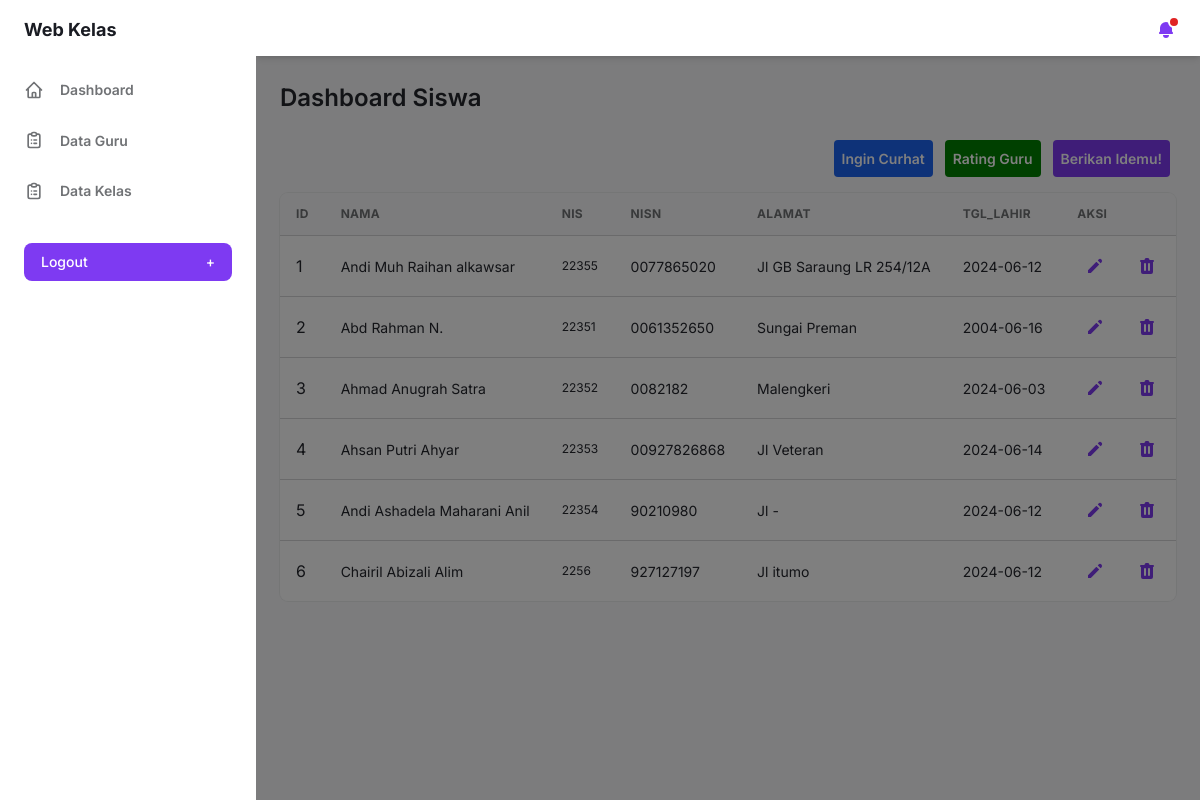
Page /webkelas/siswa_dashboard.php (signed in) on the committed database.
### tables this page shows
CREATE TABLE `siswa` (
  `id` int(11) NOT NULL,
  `nama` varchar(100) NOT NULL,
  `nis` varchar(100) NOT NULL,
  `nisn` varchar(100) NOT NULL,
  `alamat` varchar(100) NOT NULL,
  `tgl_lahir` date NOT NULL,
  `id_kelas` int(11) NOT NULL
);

### webkelas/siswa_dashboard.php (the view, shortened to what this page needs)
<!DOCTYPE html>
<html :class="{ 'theme-dark': false }" x-data="data()" lang="en">
<head>
    <?php require_once './views/header.php'; ?>
</head>
<body>
    <div class="flex h-screen bg-gray-50 dark:bg-gray-900" :class="{ 'overflow-hidden': isSideMenuOpen }">
        <?php require_once './views/sidebar.php'; ?>
        <div class="flex flex-col flex-1 w-full">
            <?php require_once './views/navbar.php'; ?>
            <main class="h-full pb-16 overflow-y-auto">
                <div class="container grid px-6 mx-auto">
                    <h2 class="my-6 text-2xl font-semibold text-gray-700 dark:text-gray-200">
                        Dashboard Siswa
                    </h2>
                    <div class="mb-4 text-sm font-semibold text-gray-600 dark:text-gray-300">
                        <div class="flex align-center justify-end">
                            <a class="rounded bg-blue-600 text-white p-2 njj" href="add_curhat.php">Ingin Curhat</a><br>
                            <a class="p-2 rounded text-white njj" href="add_rating_guru.php"
                                style="background-color: green;">Rating
                                Guru</a>
                            <a class="p-2 rounded bg-purple-600 text-white njj" href="add_ide.php">Berikan
                                Idemu!</a><br>
                        </div>
                    </div>
                    <div class="w-full overflow-hidden rounded-lg shadow-xs">
                        <div class="w-full overflow-x-auto">
                            <table class="w-full whitespace-no-wrap">
                                <thead>
                                    <tr
                                        class="text-xs font-semibold tracking-wide text-left text-gray-500 uppercase border-b dark:border-gray-700 bg-gray-50 dark:text-gray-400 dark:bg-gray-800">
                                        <th class="px-4 py-3">id</th>
                                        <th class="px-4 py-3">nama</th>
                                        <th class="px-4 py-3">nis</th>
                                        <th class="px-4 py-3">nisn</th>
                                        <th class="px-4 py-3">alamat</th>
                                        <th class="px-4 py-3">tgl_lahir</th>
                                        <th class="px-4 py-3">aksi</th>
                                    </tr>
                                </thead>
                                <tbody class="bg-white divide-y dark:divide-gray-700 dark:bg-gray-800">
                                    <?php
                                    require_once "db.php";
                                    $i = 1;
                                    $query = mysqli_query($koneksi, "SELECT * FROM siswa");
                                    while ($data = mysqli_fetch_array($query)) {
                                        ?>
                                            <tr class="text-gray-700 dark:text-gray-400">
                                                <td class="px-4 py-3">
                                                    <?= $i ?>
                                                </td>
                                                <td class="px-4 py-3 text-sm">
                                                    <?= $data['nama'] ?>
                                                </td>
                                                <td class="px-4 py-3 text-xs">
                                                    <?= $data['nis'] ?>
                                                </td>
                                                <td class="px-4 py-3 text-sm">
                                                    <?= $data['nisn'] ?>
                                                </td>
                                                <td class="px-4 py-3 text-sm">
                                                    <?= $data['alamat'] ?>
                                                </td>
                                                <td class="px-4 py-3 text-sm">
                                                    <?= $data['tgl_lahir'] ?>
                                                </td>
                                                <td class="px-4 py-3">
                                                    <div class="flex items-center space-x-4 text-sm">
                                                        <button
                                                            class="flex items-center justify-between px-2 py-2 text-sm font-medium leading-5 text-purple-600 rounded-lg dark:text-gray-400 focus:outline-none focus:shadow-outline-gray"
                                                            aria-label="Edit">
                                                            <svg class="w-5 h-5" aria-hidden="true" fill="currentColor"
                                                                viewBox="0 0 20 20">
                                                                <path
                                                                    d="M13.586 3.586a2 2 0 112.828 2.828l-.793.793-2.828-2.828.793-.793zM11.379 5.793L3 14.172V17h2.828l8.38-8.379-2.83-2.828z">
                                                                </path>
                                                            </svg>
                                                        </button>
                                                        <button
                                                            class="flex items-center justify-between px-2 py-2 text-sm font-medium leading-5 text-purple-600 rounded-lg dark:text-gray-400 focus:outline-none focus:shadow-outline-gray"
                                                            aria-label="Delete">
                                                        </button>
                                                    </div>
                                                </td>
                                            </tr>
                                            <?php
                                            $i++;
                                    }
                                    ?>
                                </tbody>
                            </table>
                        </div>
                    </div>
                </div>
            </main>
        </div>
    </div>
</body>
</html>

### webkelas/siswa_dashboard.php (style rules this page uses)
.njj { margin: 0 6px; }

### rows in the picture
siswa: nama "Andi Muh Raihan alkawsar", nis "22355", nisn "0077865020", alamat "Jl GB Saraung LR 254/12A", tgl_lahir "2024-06-12"
siswa: nama "Abd Rahman N.", nis "22351", nisn "0061352650", alamat "Sungai Preman", tgl_lahir "2004-06-16"
siswa: nama "Ahmad Anugrah Satra", nis "22352", nisn "0082182", alamat "Malengkeri", tgl_lahir "2024-06-03"
siswa: nama "Ahsan Putri Ahyar", nis "22353", nisn "00927826868", alamat "Jl Veteran", tgl_lahir "2024-06-14"
siswa: nama "Andi Ashadela Maharani Anil", nis "22354", nisn "90210980", alamat "Jl -", tgl_lahir "2024-06-12"
siswa: nama "Chairil Abizali Alim", nis "2256", nisn "927127197", alamat "Jl itumo", tgl_lahir "2024-06-12"
